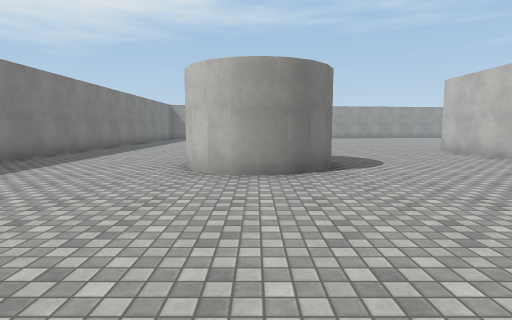
[1] (above)

24 first-person views from a walk through a 3-D level made in the Unity game engine. The camera is 1.4 m above the floor, tilts 6° down and sees 80° across. The floor is counted in squares, 2 m on a side. Each view is taken from the middle of a square. On the plan, view 1 faces up. The plan holds only what a view shows up to about 10 squares ahead; the rest is blank. The place goes on beyond the plan. Surface patterns are stand-ins for the level's own textures.

[2]
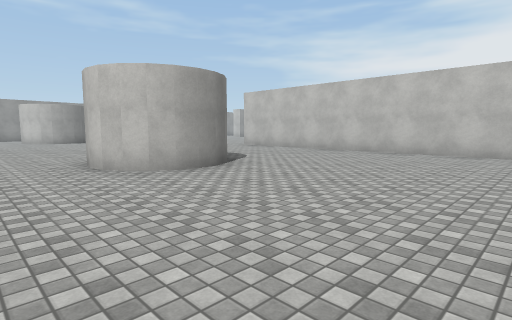

[3]
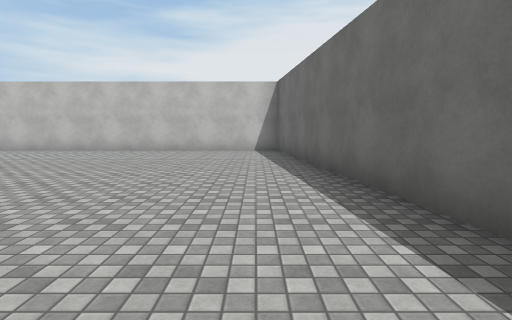

[4]
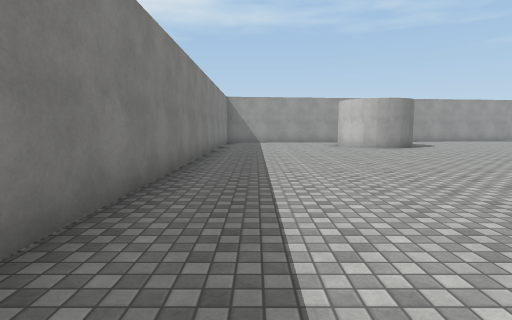

[5]
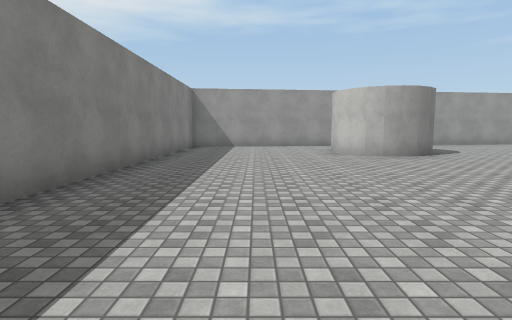

[6]
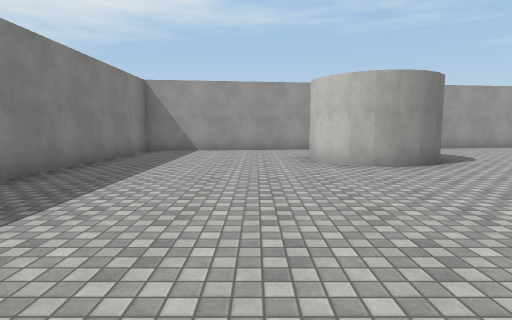

[7]
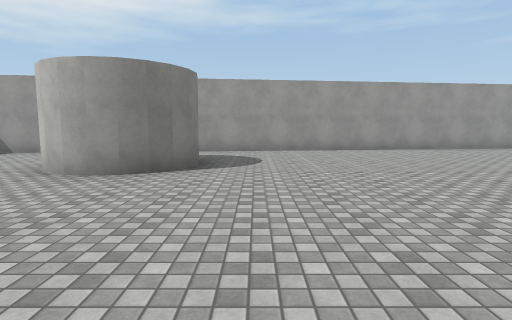

[8]
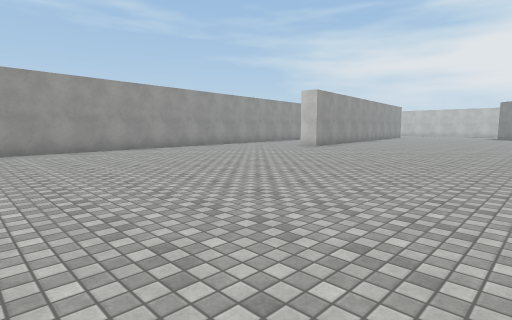

[9]
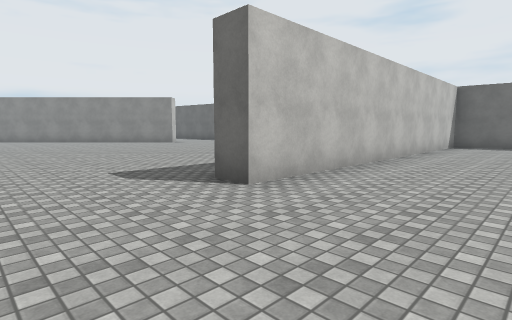

[10]
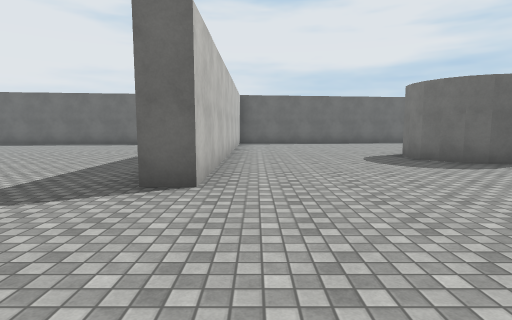

[11]
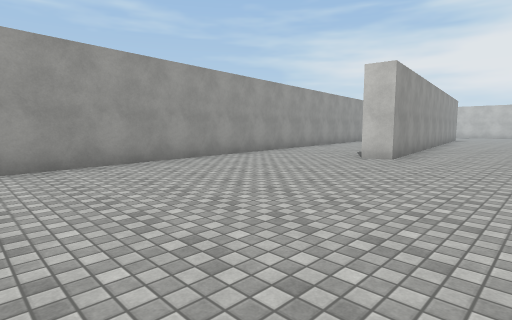

[12]
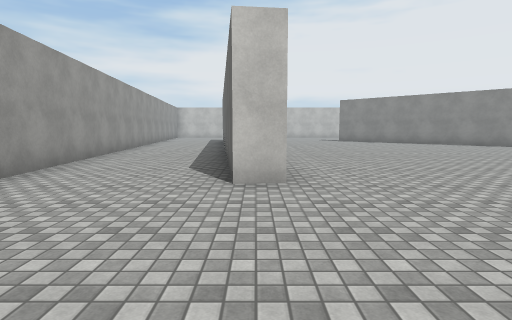

[13]
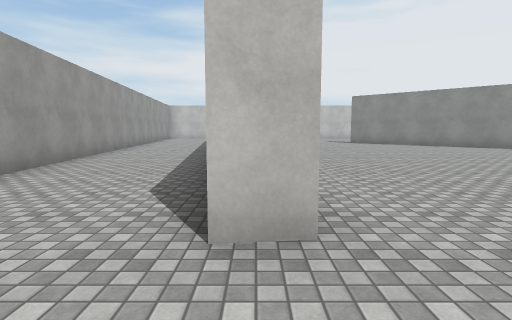

[14]
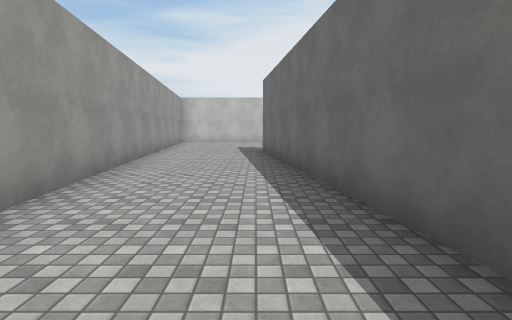

[15]
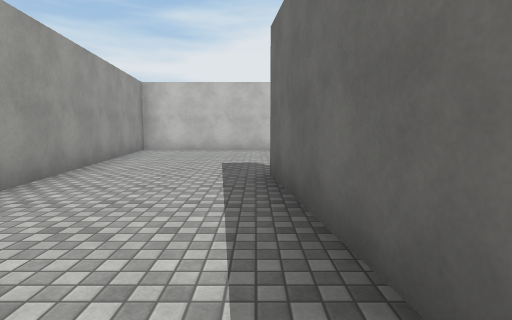

[16]
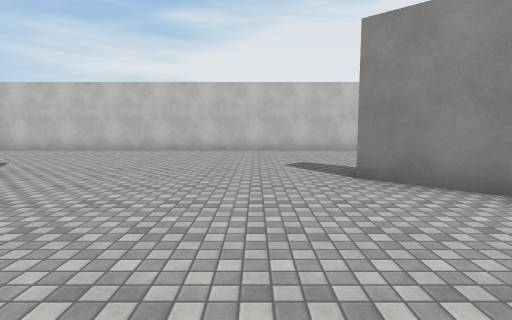

[17]
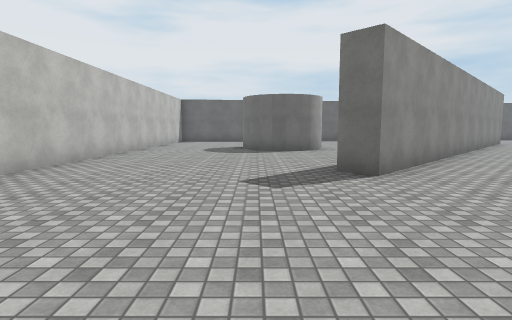

[18]
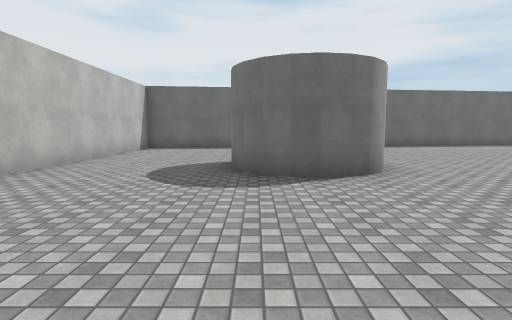

[19]
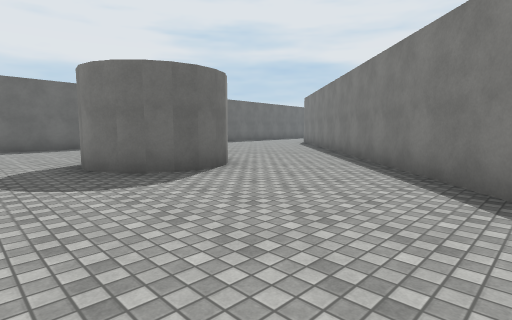

[20]
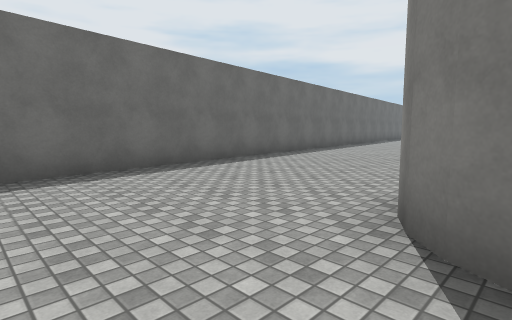

[21]
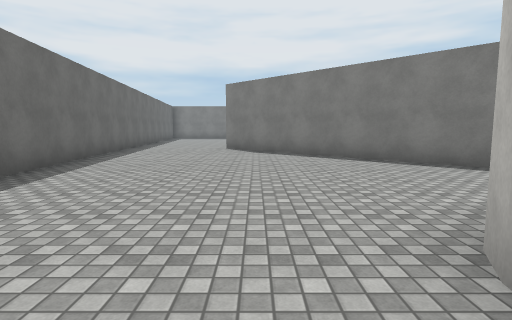

[22]
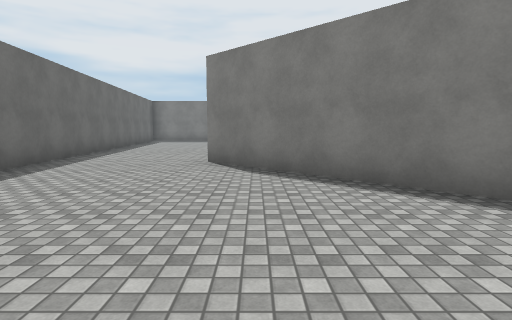

[23]
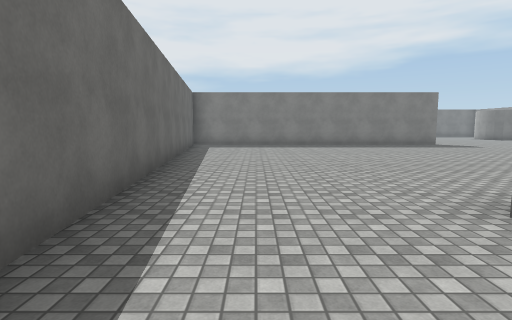

[24]
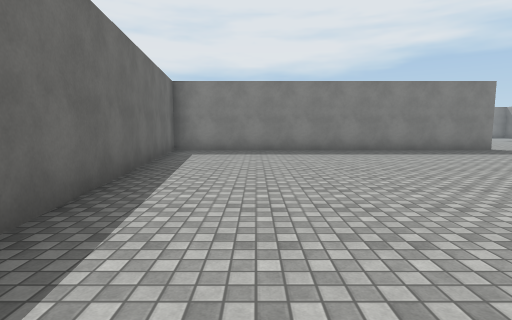

### Floor plan
Points are (right, up) in squares from view 1. A wall is a line through its corners. A room is listed if a view was taken in it or the views show most of it. See-through windows are left out.
Room 1 (views 1, 2, 3, 4, 5, 6, 7, 8, 9, 10, 11, 12, 13, 14, 15, 16, 17, 18, 19, 20, 21, 22, 23, 24)
walls: (19.6, 7.9) (25.2, 13.6) (25.8, 13); (17.2, 18.1) (12.9, 17.4) (12.8, 18.3) (25.6, 19.8); (1.8, 16.2) (1.2, 15.6); (1.5, 15.8) (0.8, 15.4); (1.9, 16.9) (1.8, 16.4) (1.4, 15.6) (0.3, 15.4); (1.3, 6.2) (1.4, 5.8) (1.3, 5.3) (1.1, 5); (1.1, 6.6) (1.4, 6); (0.8, 6.9) (1.3, 6.4); (0.5, 7.1) (1, 6.8); (1.3, 5.1) (0.8, 4.7); (0.6, 15.4) (-0.1, 15.6); (0, 7.2) (0.7, 7); (1, 4.8) (0.5, 4.5); (0.1, 15.5) (-0.4, 15.8); (0.7, 4.5) (0.1, 4.4); (-0.2, 15.7) (-0.7, 16.2); (24.8, 7.7) (25, 8.2) (25.3, 8.5); (25.1, 8.4) (26.1, 8.9) (27.3, 8.3) (27.4, 7.4) (27.3, 6.8) (26.9, 6.3) (26.4, 6.1); (25.3, 12.7) (16.6, 3.9); (0.3, 4.4) (-0.8, 4.6) (-1.3, 5.6); (-0.5, 16) (-0.7, 16.4) (-0.8, 16.9); (25.5, 8.7) (26.3, 8.8); (-0.2, 4.4) (-0.9, 4.8); (25.9, 8.8) (26.5, 8.7); (-0.6, 4.5) (-1.2, 5.2); (-1.2, 5.4) (-1.3, 5.8) (-1.2, 6.3); (25.8, 6.1) (25.2, 6.4); (26.9, 8.5) (27.3, 8); (-0.2, 20) (-5.4, 19.3) (-5.4, 6.4); (27.1, 8.4) (27.5, 7.6); (27.4, 7) (27.1, 6.4); (-2.2, -1.6) (5.7, -0.7) (5.7, 9.4) (6.4, 9.4) (6.4, -0.6) (28.6, 2); (30.8, 2.9) (30.8, 23.6) (1.3, 20.1)

Positions as (right, up) in squares from view 1, and headings:
1: (0, 0), facing up
2: (-3, 0), facing up-right
3: (-4, 0), facing right
4: (-4, 5), facing up
5: (-3, 8), facing up
6: (-2, 10), facing up
7: (3, 11), facing up
8: (3, 11), facing up-right
9: (3, 12), facing down-right
10: (5, 13), facing down
11: (6, 15), facing up-right
12: (9, 18), facing right
13: (11, 18), facing right
14: (16, 20), facing right
15: (21, 20), facing right
16: (21, 15), facing right
17: (27, 18), facing down
18: (27, 13), facing down
19: (29, 13), facing down-left
20: (29, 7), facing down-left
21: (27, 5), facing left
22: (23, 5), facing left
23: (19, 2), facing left
24: (16, 2), facing left
